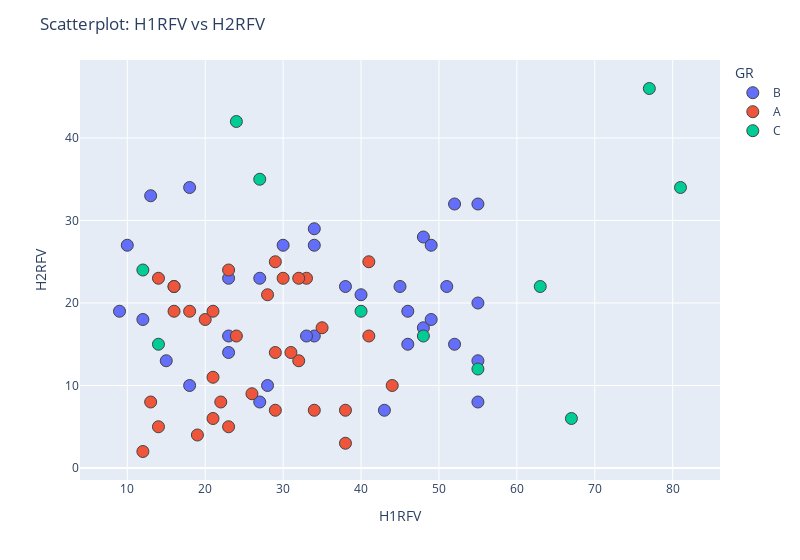

The code cell stored with this chart in its notebook:
### Code cell
Scatterplot(data, "H1RFV", "H2RFV",  "GR")

### Figure 1 — Plotly figure (JSON) as saved in the notebook; plotly's stock layout.template omitted (floating-point values rounded to 4 significant figures)
{"data": [{"hovertemplate": "GR=B<br>H1RFV=%{x}<br>H2RFV=%{y}<extra></extra>", "legendgroup": "B", "marker": {"color": "#636efa", "line": {"width": 1}, "size": 12, "symbol": "circle"}, "mode": "markers", "name": "B", "orientation": "v", "showlegend": true, "type": "scatter", "x": [34, 34, 46, 55, 48, 43, 55, 55, 13, 48, 40, 34, 18, 49, 23, 33, 15, 27, 23, 18, 46, 49, 27, 52, 38, 23, 55, 52, 30, 28, 51, 12, 45, 10, 9], "xaxis": "x", "y": [27, 29, 19, 13, 17, 7, 20, 8, 33, 28, 21, 16, 10, 18, 23, 16, 13, 8, 14, 34, 15, 27, 23, 15, 22, 16, 32, 32, 27, 10, 22, 18, 22, 27, 19], "yaxis": "y"}, {"hovertemplate": "GR=A<br>H1RFV=%{x}<br>H2RFV=%{y}<extra></extra>", "legendgroup": "A", "marker": {"color": "#EF553B", "line": {"width": 1}, "size": 12, "symbol": "circle"}, "mode": "markers", "name": "A", "orientation": "v", "showlegend": true, "type": "scatter", "x": [38, 23, 28, 14, 38, 18, 29, 16, 26, 19, 20, 21, 33, 35, 44, 32, 41, 12, 16, 32, 41, 29, 14, 34, 16, 21, 24, 30, 13, 23, 29, 22, 31, 21], "xaxis": "x", "y": [7, 24, 21, 23, 3, 19, 7, 22, 9, 4, 18, 11, 23, 17, 10, 23, 16, 2, 19, 13, 25, 14, 5, 7, 22, 19, 16, 23, 8, 5, 25, 8, 14, 6], "yaxis": "y"}, {"hovertemplate": "GR=C<br>H1RFV=%{x}<br>H2RFV=%{y}<extra></extra>", "legendgroup": "C", "marker": {"color": "#00cc96", "line": {"width": 1}, "size": 12, "symbol": "circle"}, "mode": "markers", "name": "C", "orientation": "v", "showlegend": true, "type": "scatter", "x": [77, 14, 40, 55, 63, 27, 24, 67, 12, 48, 81], "xaxis": "x", "y": [46, 15, 19, 12, 22, 35, 42, 6, 24, 16, 34], "yaxis": "y"}], "layout": {"legend": {"title": {"text": "GR"}, "tracegroupgap": 0}, "margin": {"t": 60}, "title": {"text": "Scatterplot: H1RFV vs H2RFV"}, "width": 800, "xaxis": {"anchor": "y", "domain": [0, 1], "title": {"text": "H1RFV"}}, "yaxis": {"anchor": "x", "domain": [0, 1], "title": {"text": "H2RFV"}}}}
